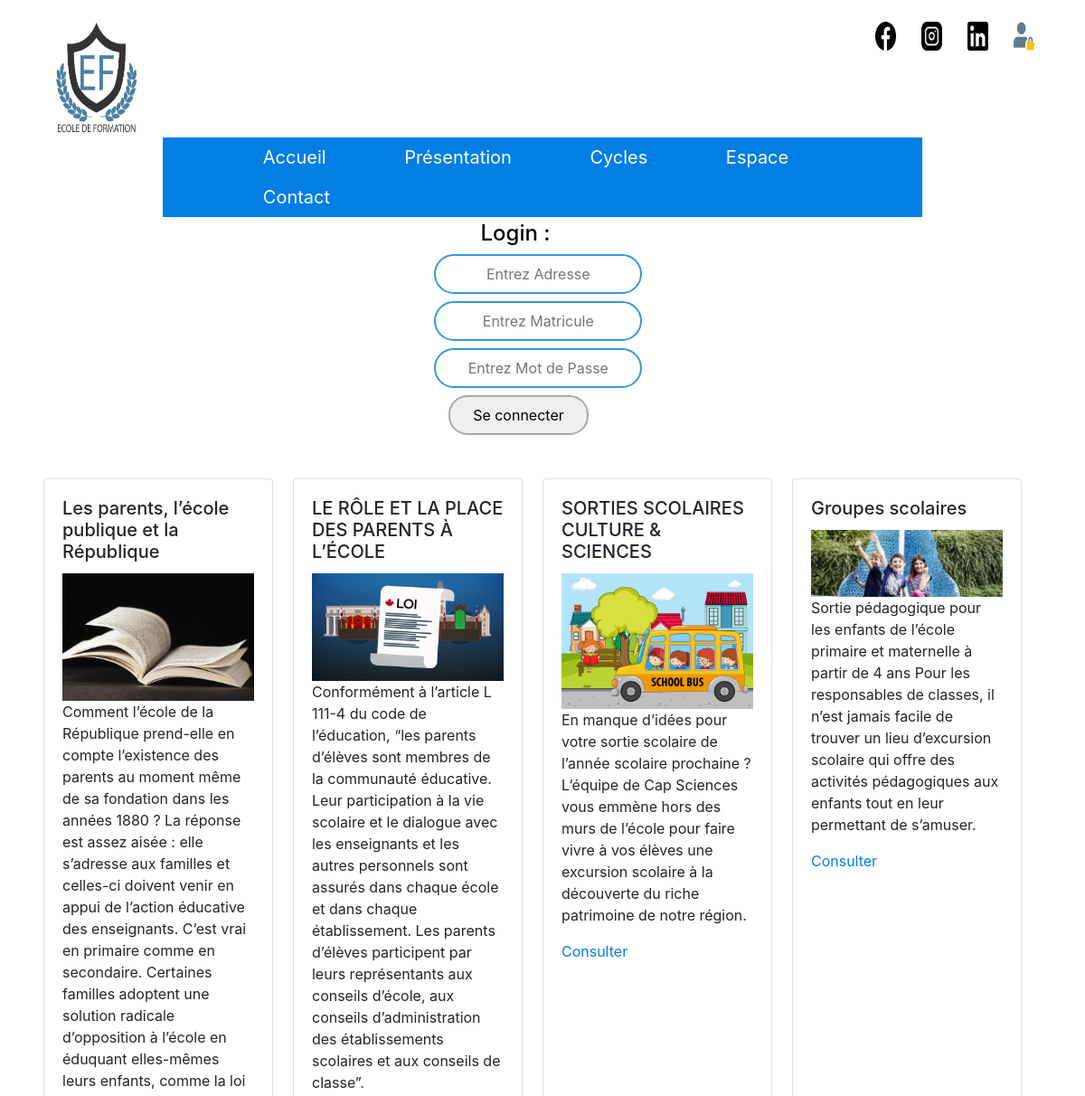
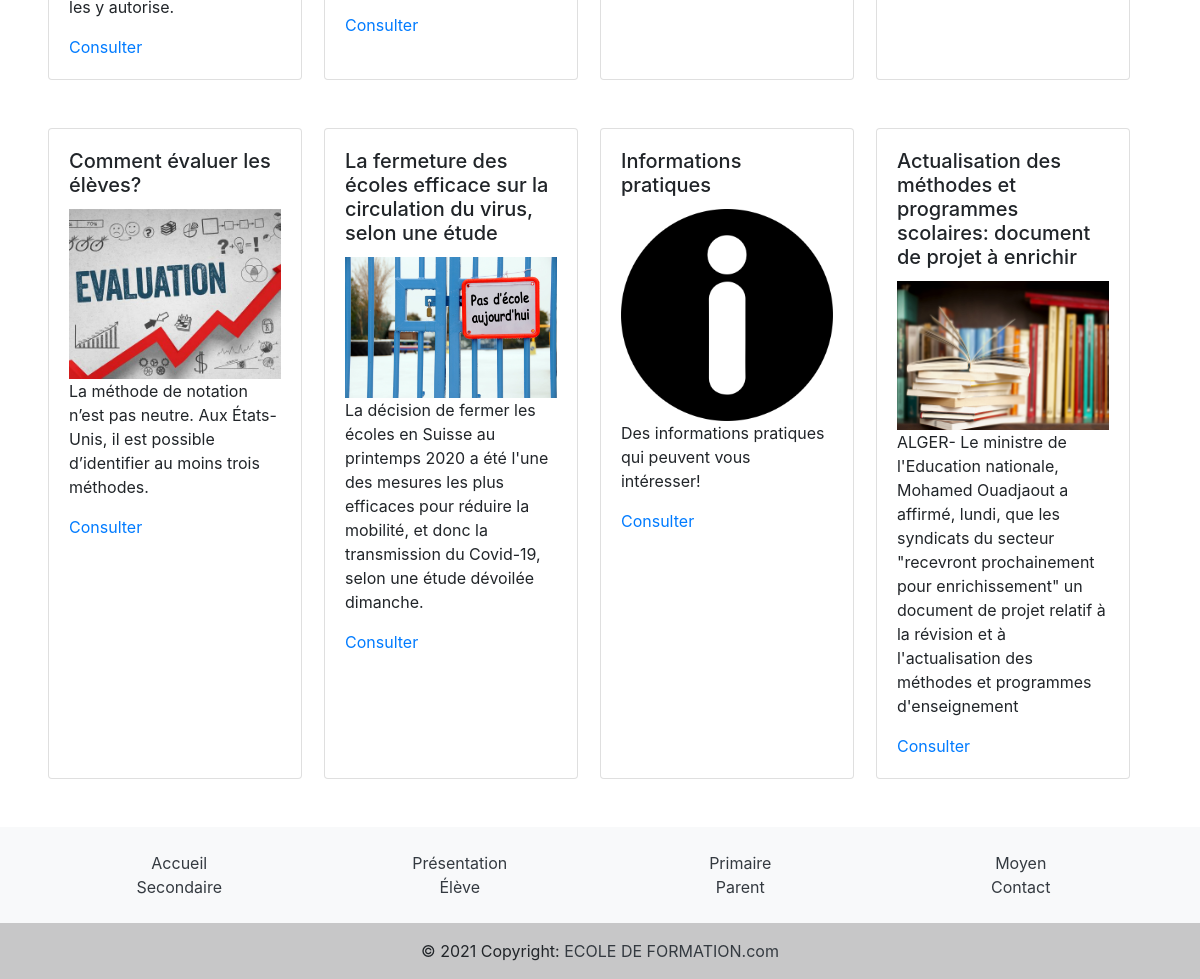
The app's page /projet/index/Espace/Parent with its own data (2 pictures, top to bottom).
### tables this page shows
CREATE TABLE `contact` (
  `id` int(11) NOT NULL,
  `nom` text NOT NULL,
  `link` text NOT NULL
);

CREATE TABLE `menu_accueil` (
  `id` int(11) NOT NULL,
  `menu` text NOT NULL,
  `types` int(11) NOT NULL
);

CREATE TABLE `article` (
  `id` int(11) NOT NULL,
  `titre` text NOT NULL,
  `image` text NOT NULL,
  `description` text NOT NULL,
  `date` date NOT NULL,
  `resume` text NOT NULL,
  `tous` int(11) NOT NULL,
  `ens` int(11) NOT NULL,
  `primaire` int(11) NOT NULL,
  `moyen` int(11) NOT NULL,
  `secondaire` int(11) NOT NULL,
  `parents` int(11) NOT NULL,
  `eleve` int(11) NOT NULL
);

### projet/MVC/Controller/ControllerParent.php (called while the page is built, shortened)
<?php
require_once('C:/xampp/htdocs/projet/MVC/Model/ModelParent.php');
require_once('C:/xampp/htdocs/projet/MVC/View/ViewParent.php');
class ControllerParent{
public function get_menu(){
    $model = new ModelParent();
    $res= $model->get_menu();
    return $res;
}
public function contact(){
    $model = new ModelParent();
    $res= $model->get_contact();
    return $res;
}
public function afficher_accueil(){
    $view= new ViewParent();
    $view->logo();
    $view->contact();
    $view->afficher_menu();
    $view->login();
    $view->afficher_article();
    $view->afficher_footer();
}
public function articles(){
    $model = new ModelParent();
    $res= $model->get_articles();
    return $res;
}
}

### projet/MVC/Model/ModelParent.php (called while the page is built, shortened)
<?php
require_once('C:/xampp/htdocs/projet/MVC/Controller/ControllerParent.php');
class ModelParent{
    private $dbname="TDW";
    private $host="127.0.0.1";
    private $user="root";
    private $password ="";
    private function connexion_db($dbname,$host,$user,$password){
        $dsn= "mysql:dbname=$dbname; host=$host;";
        try{
        $c=new PDO($dsn,$user,$password);
        }catch(PDOException $ex){
          printf("erreur de connexion à la base de donnée",$ex->getMessage());
          exit();
        }
        return $c;
    }
    private function requete($c,$req){
       return $c->query($req);
    }
    public function get_menu(){
        $c=$this->connexion_db($this->dbname,$this->host,$this->user,$this->password);
        $req="SELECT menu , types FROM menu_accueil ";
        $res=$this->requete($c,$req);
        return $res;
    }
    public function get_contact(){
        $c=$this->connexion_db($this->dbname,$this->host,$this->user,$this->password);
        $req="SELECT id,nom,link FROM contact ";
        $res=$this->requete($c,$req);
        return $res;
    }
    public function get_articles(){
        $c=$this->connexion_db($this->dbname,$this->host,$this->user,$this->password);
        $req="SELECT titre,description,image FROM article WHERE (parents='1') order by date desc limit 8";
        $res=$this->requete($c,$req);
        return $res;
    }
}

### projet/MVC/View/ViewParent.php (the view, shortened to what this page needs)
<?php
require_once('../MVC/Controller/ControllerParent.php');
require_once('../MVC/Model/ModelParent.php');
?>
<link href="../../MVC/css/login.css" rel="stylesheet" type="text/css">
<link href="../../MVC/css/accueil.css" rel="stylesheet" type="text/css">
<link rel="stylesheet" href="https://stackpath.bootstrapcdn.com/bootstrap/4.3.1/css/bootstrap.min.css">
<?php
class ViewParent
{
  public function logo()
  {
    echo '<img id= "logo" src="../../MVC/Image/LOGO.png" style="width: 8%;height: 16%;"/>';
  }
  public function contact()
  {
    $c = new ControllerParent();
    $res = $c->contact();
    echo '<div id="icons"><ul>';
    foreach ($res as $row) {
      echo '<li class="icons-img"> <a href="' . $row["link"] . '"><img id="image' . $row["id"] . '" style="width: 2%;height: 4%;" src="../../MVC/Image/' . $row["nom"] . '"></a></li>';
    }
    echo '</ul></div>';
  }
  public function afficher_menu()
  {
?>
    <nav>
      <ul class="nav">
        <?php
        $c = new ControllerParent();
        $res = $c->get_menu();
        foreach ($res as $row) {
          if ($row["types"] == 0) {
            if (strcmp($row["menu"], 'Cycles') == 0 || strcmp($row["menu"], 'Espace') == 0) {
              if (strcmp($row["menu"], 'Cycles') == 0) {
                echo '<li ><a href="/projet/index/">' . $row["menu"] . '</a><ul>';
                $res1 = $c->get_menu();
                echo '</ul></li>';
              } else {
                echo '<li ><a  href="/projet/index/">' . $row["menu"] . '</a><ul>';
                echo '</ul></li>';
              }
            } else {
              if (strcmp($row["menu"], 'Accueil') == 0) {
                echo '<li ><a  href="/projet/index/#">' . $row["menu"] . '</a></li>';
              } else {
                echo '<li ><a  href="/projet/index/' . $row["menu"] . '">' . $row["menu"] . '</a></li>';
              }
            }
          }
        }
        ?>
      </ul>
    </nav>
    <?php
  }
  public function afficher_article()
  {
    $c = new ControllerParent();
    $res = $c->articles();
    $i = 0;
    echo '<div class="row" style="margin:4%; margin-left:4% ;">';
    foreach ($res as $row) {
      if ($i < 4) {
    ?>
        <div class="card text-black" style="max-width: 23% ;margin-right:2%;">
          <div class="card-body">
            <?php echo ' <h5 class="card-title">' . $row["titre"] . '</h5>'; ?>
            <?php echo ' <img src="../../MVC/Image/article/cycles/' . $row["image"] . '"  style="width: 100%;"</img>'; ?>
            <?php echo '<p class="card-text">' . $row["description"] . '</p>'; ?>
            <?php echo '<p class="card-text"><a href="./Parent">Consulter</a></p>'; ?>
          </div>
        </div>
        <?php
        if ($i == 3) {
          echo '</div>';
        }
        $i = $i + 1;
      } else {
        if ($i == 4) {
          echo '<div class="row" style="margin:4%; margin-left:4% ;">';
        }
        ?>
        <div class="card text-black" style="max-width: 23% ;margin-right:2%;">
          <div class="card-body">
            <?php echo ' <h5 class="card-title">' . $row["titre"] . '</h5>'; ?>
            <?php echo ' <img src="../../MVC/Image/article/cycles/' . $row["image"] . '"  style="width: 100%;"</img>'; ?>
            <?php echo '<p class="card-text">' . $row["description"] . '</p>'; ?>
            <?php echo '<p class="card-text"><a href="./Parent">Consulter</a></p>'; ?>
          </div>
        </div>
      <?php
        $i = $i + 1;
      }
    }
    if ($i !== 3) {
      echo '</div>';
    }
  }
  public function login()
  {
      ?>
    <form id="form" method="POST" action="">
      <h4 style="margin-right:50%">Login :</h4>
      <div class="container">
        <input type="text" placeholder="Entrez Adresse" name="username" id="username" required>
        <input type="text" placeholder="Entrez Matricule" name="id" id="id" required>
        <input type="password" placeholder="Entrez Mot de Passe" name="password" id="password" required>
        <input type="submit" id="MyButton" value="Se connecter"></input>
      </div>
    </form>
<?php
  }
  public function afficher_footer()
  {
    $c = new ControllerParent();
    $res = $c->get_menu();
    echo '
      <footer class="bg-light text-center text-lg-start">
      <div class="container p-4">
        <div class="row" >
          ';
    foreach ($res as $row) {
      if (strcmp($row["menu"], 'Cycles') !== 0 && strcmp($row["menu"], 'Espace') !== 0) {
        if (strcmp($row["menu"], 'Parents') == 0) {
          echo ' <div class="col-lg-3 col-md-6 mb-4 mb-md-0" >
      <ul class="list-unstyled mb-0">
        <li>
          <a href="/projet/index/Espace/' . $row["menu"] . '" class="text-dark">' . $row["menu"] . '</a>
        </li>
      </ul>
    </div>
    ';
        } else  if ($row["menu"] == 'Primaire') {
          echo ' <div class="col-lg-3 col-md-6 mb-4 mb-md-0" >
      <ul class="list-unstyled mb-0">
        <li>
          <a href="/projet/index/Cycles/' . $row["menu"] . '" class="text-dark">' . $row["menu"] . '</a>
        </li>
      </ul>
    </div>
    ';
        } else if (strcmp($row["menu"], 'Moyen') == 0) {
          echo ' <div class="col-lg-3 col-md-6 mb-4 mb-md-0" >
      <ul class="list-unstyled mb-0">
        <li>
          <a href="/projet/index/Cycles/' . $row["menu"] . '" class="text-dark">' . $row["menu"] . '</a>
        </li>
      </ul>
    </div>
    ';
        } else if (strcmp($row["menu"], 'Secondaire') == 0) {
          echo ' <div class="col-lg-3 col-md-6 mb-4 mb-md-0" >
      <ul class="list-unstyled mb-0">
        <li>
          <a href="/projet/index/Cycles/' . $row["menu"] . '" class="text-dark">' . $row["menu"] . '</a>
        </li>
      </ul>
    </div>
    ';
        } else if (strcmp($row["menu"], 'Élève') == 0) {
          echo ' <div class="col-lg-3 col-md-6 mb-4 mb-md-0" >
      <ul class="list-unstyled mb-0">
        <li>
          <a href="/projet/index/Espace/' . $row["menu"] . '" class="text-dark">' . $row["menu"] . '</a>
        </li>
      </ul>
    </div>
    ';
        } else {
          echo ' <div class="col-lg-3 col-md-6 mb-4 mb-md-0" >
            <ul class="list-unstyled mb-0">
              <li>
                <a href="/projet/index/' . $row["menu"] . '" class="text-dark">' . $row["menu"] . '</a>
              </li>
            </ul>
          </div>
          ';
        }
      }
    };
    echo '</div>
      </div>
      <div class="text-center p-3" style="background-color: rgba(0, 0, 0, 0.2)">
        © 2021 Copyright:
        <a class="text-dark">ECOLE DE FORMATION.com</a>
      </div>
    </footer>';
  }
}
?>

### projet/MVC/css/login.css (style rules this page uses)
#form { text-align: center; color: black; transition: 0.25s; margin-top: 4; margin-left: 30%;; }
input[type="text"], input[type="password"] { border: 0; background: none; display: block; margin-left: 13%; margin-bottom: 1%; text-align: center; border: 2px solid #3498db; padding: 8px 8px; width: 230px; outline: none; color: rgb(49, 49, 49); border-radius: 24px; transition: 0.25s }
input[type="submit"] { border: 0; margin-right: 51%; text-align: center; border: 2px solid #aaaaaa; padding: 8px 25px; outline: none; color: black; border-radius: 21px; transition: 0.25s; cursor: pointer }

### projet/MVC/css/accueil.css (style rules this page uses)
.icons-img { list-style: none; display: inline; margin-right: 2%; }
#image1 { margin-left:70%; }
#icons { margin-top: 2%; margin-bottom: 8%; }
.nav { margin-left: 12%; }
#logo { margin-left: 5%; float:left; }
.nav li a { list-style:none !important; color:rgb(253, 253, 253); padding:10px; font-size:20px; text-decoration:none; }
.nav li { margin-right:9%; font-size:20px; line-height:44px; float:left; }
nav { margin-left:15%; margin-right:15%; margin-top: 5%; background-color: rgb(2, 126, 228); }

### records on screen
contact: nom (picture)
contact: nom (picture)
contact: nom (picture)
contact: shows a picture
menu_accueil: menu "Accueil"
menu_accueil: menu "Présentation"
menu_accueil: menu "Cycles"
menu_accueil: menu "Espace"
menu_accueil: menu "Contact"
article: titre "Les parents, l’école publique et la République", image (picture), description "Comment l’école de la République prend-elle en compte l’existence des parents au moment même de sa fondation dans les années 1880 ? La réponse est assez aisée : elle s’adresse aux familles et celles-ci doivent venir en appui de l’action éducative des enseignants. C’est vrai en primaire comme en secondaire. Certaines familles adoptent une solution radicale d’opposition à l’école en éduquant elles-mêmes leurs enfants, comme la loi les y autorise."
article: titre "LE RÔLE ET LA PLACE DES PARENTS À L’ÉCOLE", image (picture), description "Conformément à l’article L 111-4 du code de l’éducation, “les parents d’élèves sont membres de la communauté éducative. Leur participation à la vie scolaire et le dialogue avec les enseignants et les autres personnels sont assurés dans chaque école et dans chaque établissement. Les parents d’élèves participent par leurs représentants aux conseils d’école, aux conseils d’administration des établissements scolaires et aux conseils de classe”."
article: titre "SORTIES SCOLAIRES CULTURE & SCIENCES", image (picture), description "En manque d’idées pour votre sortie scolaire de l’année scolaire prochaine ? L’équipe de Cap Sciences vous emmène hors des murs de l’école pour faire vivre à vos élèves une excursion scolaire à la découverte du riche patrimoine de notre région."
article: titre "Groupes scolaires", image (picture), description "Sortie pédagogique pour les enfants de l’école primaire et maternelle à partir de 4 ans Pour les responsables de classes, il n’est jamais facile de trouver un lieu d’excursion scolaire qui offre des activités pédagogiques aux enfants tout en leur permettant de s’amuser."
article: titre "Comment évaluer les élèves?", image (picture), description "La méthode de notation n’est pas neutre. Aux États-Unis, il est possible d’identifier au moins trois méthodes."
article: titre "La fermeture des écoles efficace sur la circulation du virus, selon une étude", image (picture), description "La décision de fermer les écoles en Suisse au printemps 2020 a été l'une des mesures les plus efficaces pour réduire la mobilité, et donc la transmission du Covid-19, selon une étude dévoilée dimanche."
article: titre "Informations pratiques", image (picture), description "Des informations pratiques qui peuvent vous intéresser!"
article: titre "Actualisation des méthodes et programmes scolaires: document de projet à enrichir", image (picture), description "ALGER- Le ministre de l'Education nationale, Mohamed Ouadjaout a affirmé, lundi, que les syndicats du secteur \"recevront prochainement pour enrichissement\" un document de projet relatif à la révision et à l'actualisation des méthodes et programmes d'enseignement"
menu_accueil: menu "Primaire"
menu_accueil: menu "Moyen"
menu_accueil: menu "Secondaire"
menu_accueil: menu "Élève"
menu_accueil: menu "Parent"
